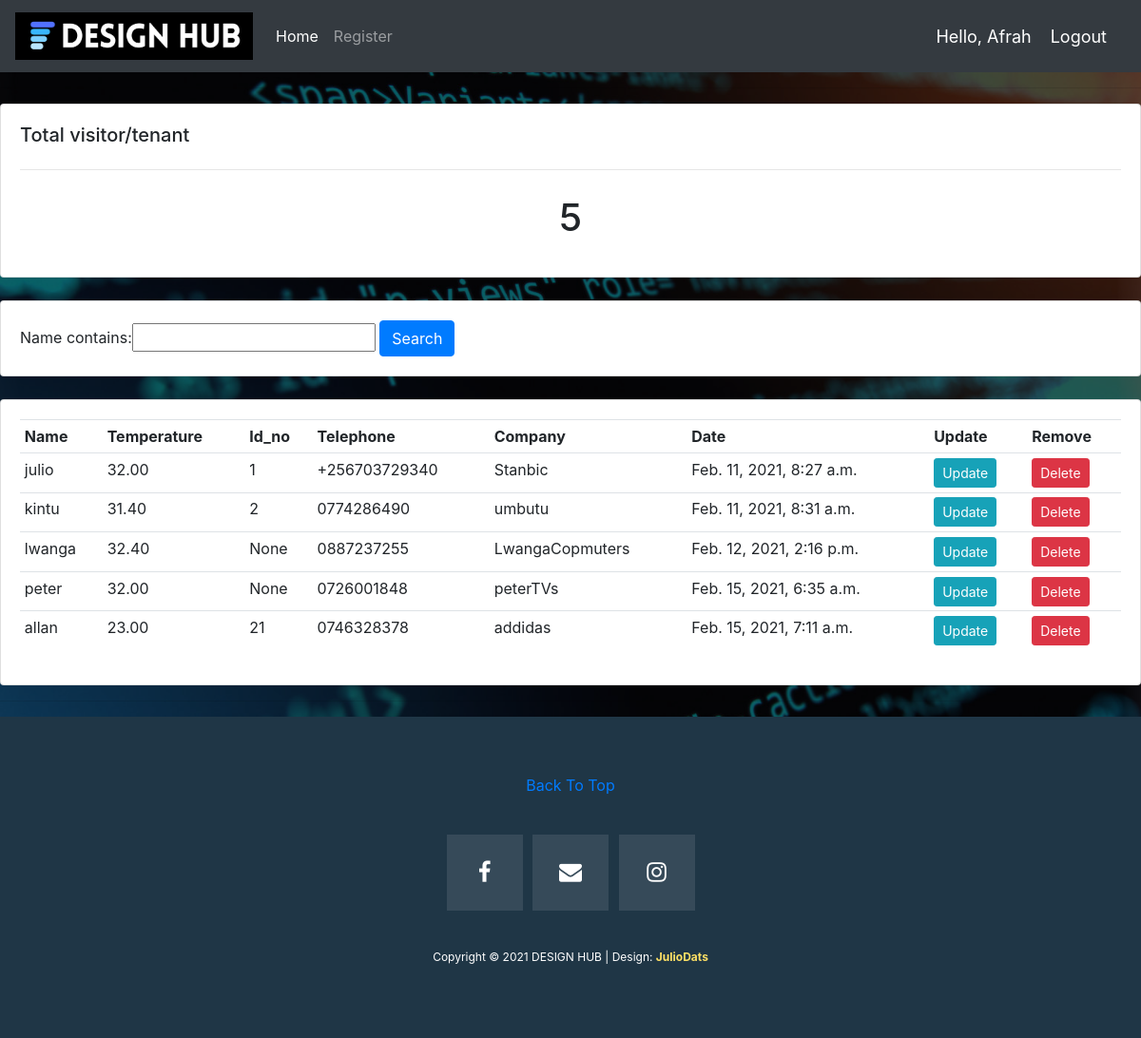
The page /users/ (signed in) on the database its author committed.
### checkin/models.py (models this page shows, shortened)
class visitor(models.Model):
    Name=models.CharField(max_length=40)
    Temperature=models.DecimalField(max_digits=10,decimal_places=2)
    Company=models.CharField(max_length=40)
    user_id=models.IntegerField(null=True, blank=True)
    Telephone=models.CharField(max_length=13)
    Date_created=models.DateTimeField(auto_now_add=True)

### checkin/views.py (the view)
# urls.py: path('users/',views.users, name="users" ),
@login_required(login_url='login')
def users(request):
    users=visitor.objects.all()
    total_users=users.count()
    myFilter=VisitorFilter(request.GET, queryset=users)
    users=myFilter.qs
    context={'users':users,'total_users':total_users,'myFilter':myFilter}
    return render(request, 'checkin/users.html',context)

### checkin/templates/checkin/users.html
{% extends 'checkin/main.html' %}
{% block content %}
    <div class="row">
        <div class="col-md">
            <div class="card card-body">
                <h5>Total  visitor/tenant</h5>
                <hr>
                <h1 style="text-align: center; padding: 10px;">{{total_users}}</h1>
            </div>
        </div>
    </div>
    <br>
    <div class="row">
      <div class="col">
            <div class="card card-body">
                <form method="GET">
                    {{myFilter.form}}
                    <button class="btn btn-primary" type="submit">Search</button>
                </form>
            </div>
        </div>
    </div>
    <br>
    <div class="row">
        <div class="col-md">
            <div class="card card-body">
                <table class="table table-sm">
                    <tr>
                        <th>Name</th>
                        <th>Temperature</th>
                        <th>Id_no</th>
                        <th>Telephone</th>
                        <th>Company</th>
                        <th>Date</th>
                        <th>Update</th>
                        <th>Remove</th>
                    </tr>
                    {% for i in users %}
                        <tr>
                            <td>{{i.Name}}</td>
                            <td>{{i.Temperature}}</td>
                            <td>{{i.user_id}}</td>
                            <td>{{i.Telephone}}</td>
                            <td>{{i.Company}}</td>
                            <td>{{i.Date_created}}</td>
                            <th><a class="btn btn-sm btn-info" href="{% url 'update' i.id %}">Update</a></th>
                            <th><a class="btn btn-sm btn-danger" href="{% url 'delete' i.id %}">Delete</a></th>
                        </tr>
                    {% endfor %}
                </table>
            </div>
        </div>
    </div>
{% endblock %}

### checkin/templates/checkin/navbar.html (shortened to what this page needs)
{% load static %}
<nav class="navbar navbar-expand-lg navbar-dark bg-dark">
    <a class="navbar-brand" href="{% url 'home' %}">
      <img src="{% static 'images/6.png' %}" class="img-responsive" alt="">
    </a>
    <div class="collapse navbar-collapse" id="navbarNav">
      <ul class="navbar-nav">
        <li class="nav-item active">
          <a class="nav-link" href="{% url 'users' %}">Home</a>
        </li>
        <li class="nav-item">
          <a class="nav-link" href="{% url 'register' %}">Register</a>
        </li>
      </ul>
    </div>
    <span class="hello-msg">Hello, {{request.user}}</span>
    <span ><a  class="hello-msg" href="{% url 'logout' %}">Logout</a></span>
</nav>

### checkin/templates/checkin/navbar.html (style rules this page uses)
.hello-msg { font-size: 18px; color: #fff; margin-right: 20px; }
.img-responsive { height: auto; width: auto; max-width: 250px; max-height: 72px; }

### rows shown on the page
visitor: Name "julio", Temperature "32.00", user_id "1", Telephone "+256703729340", Company "Stanbic", Date_created "Feb. 11, 2021, 8:27 a.m."
visitor: Name "kintu", Temperature "31.40", user_id "2", Telephone "0774286490", Company "umbutu", Date_created "Feb. 11, 2021, 8:31 a.m."
visitor: Name "lwanga", Temperature "32.40", user_id "None", Telephone "0887237255", Company "LwangaCopmuters", Date_created "Feb. 12, 2021, 2:16 p.m."
visitor: Name "peter", Temperature "32.00", user_id "None", Telephone "0726001848", Company "peterTVs", Date_created "Feb. 15, 2021, 6:35 a.m."
visitor: Name "allan", Temperature "23.00", user_id "21", Telephone "0746328378", Company "addidas", Date_created "Feb. 15, 2021, 7:11 a.m."

### other values the page prints
{{ request.user }} "Afrah"
{{ total_users }} "5"
